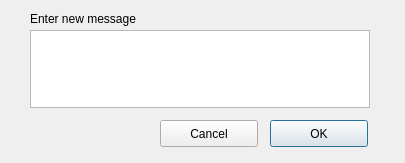
<?xml version="1.0" encoding="UTF-8"?>
<ui version="4.0">
 <class>ChangeMessage</class>
 <widget class="QDialog" name="ChangeMessage">
  <property name="geometry">
   <rect>
    <x>0</x>
    <y>0</y>
    <width>405</width>
    <height>163</height>
   </rect>
  </property>
  <property name="windowTitle">
   <string>Message</string>
  </property>
  <widget class="QPlainTextEdit" name="message">
   <property name="geometry">
    <rect>
     <x>30</x>
     <y>30</y>
     <width>340</width>
     <height>78</height>
    </rect>
   </property>
  </widget>
  <widget class="QLabel" name="lbl">
   <property name="geometry">
    <rect>
     <x>30</x>
     <y>10</y>
     <width>141</width>
     <height>17</height>
    </rect>
   </property>
   <property name="text">
    <string>Enter new message</string>
   </property>
  </widget>
  <widget class="QPushButton" name="btnOk">
   <property name="geometry">
    <rect>
     <x>270</x>
     <y>120</y>
     <width>98</width>
     <height>27</height>
    </rect>
   </property>
   <property name="text">
    <string>OK</string>
   </property>
  </widget>
  <widget class="QPushButton" name="btnCancel">
   <property name="geometry">
    <rect>
     <x>160</x>
     <y>120</y>
     <width>98</width>
     <height>27</height>
    </rect>
   </property>
   <property name="text">
    <string>Cancel</string>
   </property>
  </widget>
 </widget>
 <resources/>
 <connections/>
</ui>
